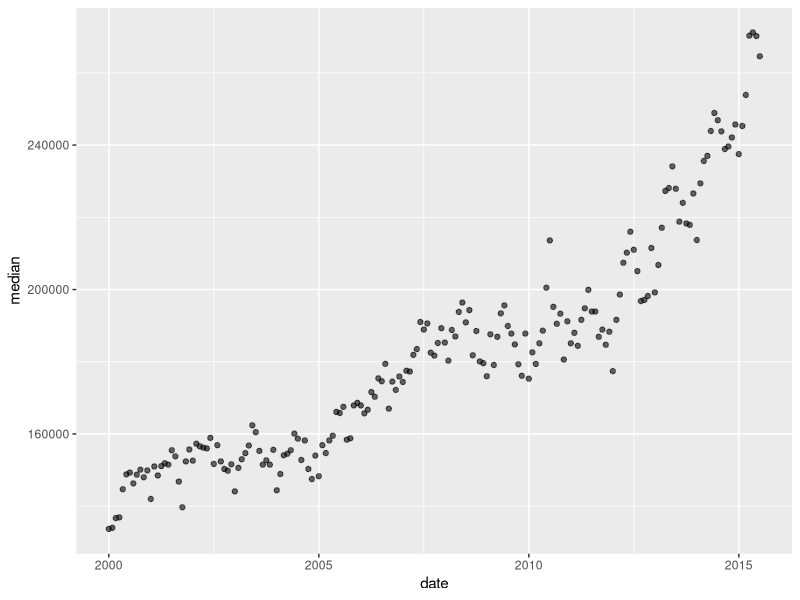
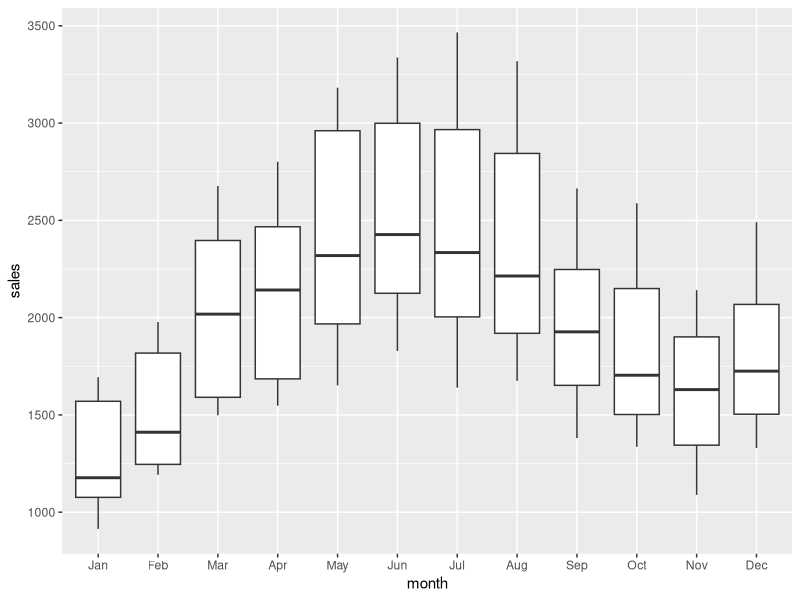

The R source for these figures, in order: (Note: this script raises an error after producing the figures.)
library(officer)
library(tidyverse)

# Example Plots -----------------------------------------------------------

austin_housing = txhousing %>% 
  filter(city == "Austin") %>% 
  mutate(month = factor(month.abb[month], levels = month.abb[1:12]))

ex_plot1 = ggplot(austin_housing, aes(x = date, y = median)) +
  geom_point(alpha = 0.6)

ex_plot2 = ggplot(austin_housing, aes(x = month, y = sales)) +
  geom_boxplot()


# Read Slides -------------------------------------------------------------

read_pptx("ExampleSlides1.pptx") %>% 
  layout_summary() %>% 
  # pptx_summary() %>% 
  View()

# Add Plots to Slides -----------------------------------------------------

read_pptx("ExampleSlides1.pptx") %>% 
  on_slide(index = 2) %>% 
  ph_with(value = ex_plot1, location = ph_location_right()) %>% 
  on_slide(index = 3) %>% 
  ph_with(value = ex_plot2, location = ph_location_type(type = "body")) %>% 
  print(target = "ExampleSlides2.pptx")
  

# Remove and Replace Plots ------------------------------------------------

ex_plot1a = ggplot(austin_housing, aes(x = date, y = median)) +
  geom_point(alpha = 0.6) +
  theme_minimal()

ex_plot2a = ggplot(austin_housing, aes(x = month, y = sales)) +
  geom_boxplot() +
  theme_minimal()

read_pptx("ExampleSlides2.pptx") %>% 
  on_slide(index = 2) %>% 
  ph_with(value = ex_plot1a, location = ph_location_right()) %>% 
  on_slide(index = 3) %>% 
  ph_with(value = ex_plot2a, location = ph_location_type(type = "body")) %>% 
  print(target = "ExampleSlides3.pptx")
